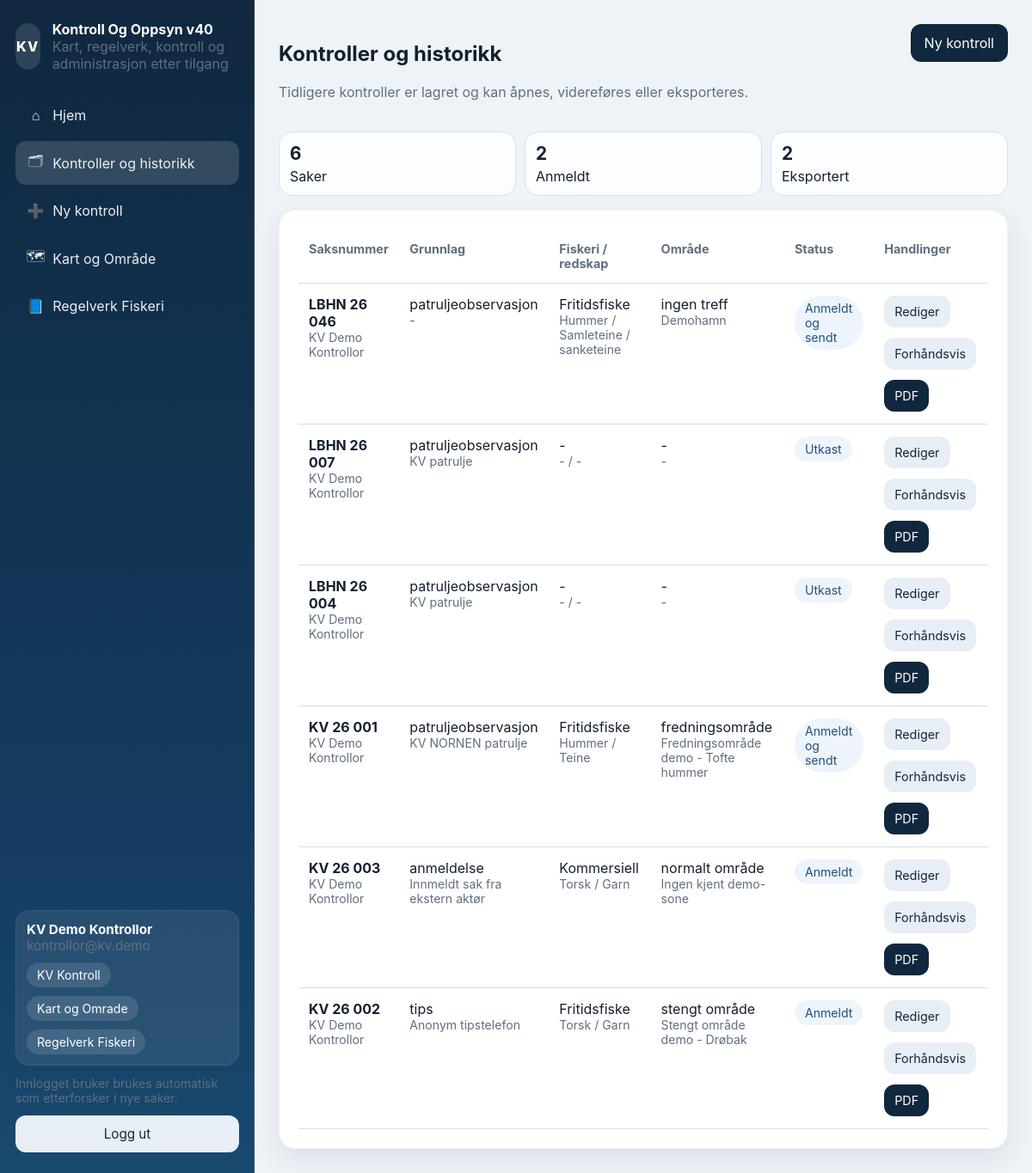
The app's page /kontroller (signed in) with its own data.
### tables this page shows
CREATE TABLE users (
                id INTEGER PRIMARY KEY AUTOINCREMENT,
                email TEXT NOT NULL UNIQUE,
                full_name TEXT NOT NULL,
                password_hash TEXT NOT NULL,
                role TEXT NOT NULL CHECK (role IN ('admin', 'investigator')),
                last_complainant_name TEXT,
                last_witness_name TEXT,
                active INTEGER NOT NULL DEFAULT 1,
                created_at TEXT NOT NULL,
                updated_at TEXT NOT NULL
            , case_prefix TEXT, address TEXT, phone TEXT, vessel_affiliation TEXT, permissions_json TEXT NOT NULL DEFAULT '[]');

CREATE TABLE cases (
                id INTEGER PRIMARY KEY AUTOINCREMENT,
                case_number TEXT NOT NULL UNIQUE,
                created_by INTEGER NOT NULL REFERENCES users(id) ON DELETE RESTRICT,
                investigator_name TEXT NOT NULL,
                complainant_name TEXT,
                witness_name TEXT,
                case_basis TEXT NOT NULL DEFAULT 'patruljeobservasjon',
                basis_source_name TEXT,
                basis_details TEXT,
                control_type TEXT,
                fishery_type TEXT,
                species TEXT,
                gear_type TEXT,
                start_time TEXT,
                end_time TEXT,
                location_name TEXT,
                latitude REAL,
                longitude REAL,
                area_status TEXT,
                area_name TEXT,
                suspect_name TEXT,
                suspect_phone TEXT,
                suspect_birthdate TEXT,
                suspect_address TEXT,
                suspect_post_place TEXT,
                lookup_text TEXT,
                vessel_name TEXT,
                vessel_reg TEXT,
                radio_call_sign TEXT,
                notes TEXT,
                hearing_text TEXT,
                seizure_notes TEXT,
                summary TEXT,
                findings_json TEXT NOT NULL DEFAULT '[]',
                source_snapshot_json TEXT NOT NULL DEFAULT '[]',
                crew_json TEXT NOT NULL DEFAULT '[]',
                external_actors_json TEXT NOT NULL DEFAULT '[]',
                hummer_participant_no TEXT,
                hummer_last_registered TEXT,
                observed_gear_count INTEGER,
                complaint_override TEXT,
                own_report_override TEXT,
                interview_report_override TEXT,
                seizure_report_override TEXT,
                interview_sessions_json TEXT NOT NULL DEFAULT '[]',
                complainant_signature TEXT,
                witness_signature TEXT,
                investigator_signature TEXT,
                suspect_signature TEXT,
                status TEXT NOT NULL DEFAULT 'Utkast',
                last_generated_pdf TEXT,
                last_previewed_at TEXT,
                created_at TEXT NOT NULL,
                updated_at TEXT NOT NULL
            , deleted_at TEXT, deleted_by INTEGER);

### app/routers/pages.py (the view)
@router.get('/kontroller', response_class=HTMLResponse)
def controls_overview(request: Request, status_filter: str = 'all'):
    user = require_permission(request, 'kv_kontroll', detail='Brukeren har ikke tilgang til KV Kontroll.')
    cases = db.list_cases(user, status_filter=status_filter)
    counts = db.case_counts(user)
    return render_template(request, 'controls_overview.html', cases=cases, counts=counts, status_filter=status_filter)

### app/templates/controls_overview.html (shortened to what this page needs)
{% extends 'base.html' %}
{% block content %}
<section class="page-header">
  <div>
    <h1>Kontroller og historikk</h1>
    <p class="muted">Tidligere kontroller er lagret og kan åpnes, videreføres eller eksporteres.</p>
  </div>
  <div class="actions-row wrap">
    <a class="btn btn-primary" href="/cases/new">Ny kontroll</a>
  </div>
</section>
<section class="compact-stats margin-bottom-m">
  <div class="stat-card-inline"><strong>{{ counts.total }}</strong><span>Saker</span></div>
  <div class="stat-card-inline"><strong>{{ counts.ready }}</strong><span>Anmeldt</span></div>
  <div class="stat-card-inline"><strong>{{ counts.exported }}</strong><span>Eksportert</span></div>
</section>
<section class="card">
  <div class="table-wrap">
    <table class="data-table">
      <thead>
        <tr>
          <th>Saksnummer</th>
          <th>Grunnlag</th>
          <th>Fiskeri / redskap</th>
          <th>Område</th>
          <th>Status</th>
          <th>Handlinger</th>
        </tr>
      </thead>
      <tbody>
        {% for case in cases %}
        <tr>
          <td><strong>{{ case.case_number }}</strong><div class="muted small">{{ case.created_by_name }}</div></td>
          <td>{{ case.case_basis or '-' }}<div class="muted small">{{ case.basis_source_name or '-' }}</div></td>
          <td>{{ case.control_type or '-' }}<div class="muted small">{{ case.species or case.fishery_type or '-' }} / {{ case.gear_type or '-' }}</div></td>
          <td>{{ case.area_status or '-' }}<div class="muted small">{{ case.area_name or case.location_name or '-' }}</div></td>
          <td><span class="pill">{{ case.status }}</span></td>
          <td>
            <div class="actions-row wrap compact-actions">
              <a class="btn btn-secondary btn-small" href="/cases/{{ case.id }}/edit">Rediger</a>
              <a class="btn btn-secondary btn-small" href="/cases/{{ case.id }}/preview">Forhåndsvis</a>
              <a class="btn btn-primary btn-small" href="/cases/{{ case.id }}/pdf">PDF</a>
            </div>
          </td>
        </tr>
        {% endfor %}
      </tbody>
    </table>
  </div>
</section>
{% endblock %}

### app/templates/base.html (shortened to what this page needs)
<!DOCTYPE html>
<html lang="no">
<head>
  <link rel="stylesheet" href="https://unpkg.com/leaflet@1.9.4/dist/leaflet.css" />
  <link rel="stylesheet" href="/static/styles.css" />
</head>
<body>
  <div class="app-shell">
    {% if current_user %}
    <aside class="sidebar">
      <div>
        <div class="brand">
          <div class="brand-badge">KV</div>
          <div>
            <strong>Kontroll Og Oppsyn {{ app_version }}</strong>
            <div class="muted sidebar-subtitle">Kart, regelverk, kontroll og administrasjon etter tilgang</div>
          </div>
        </div>
        <nav class="nav">
          {% for link in nav_links %}
          <a href="{{ link.href }}" class="nav-link {% if request.url.path == link.href or request.url.path.startswith(link.href ~ '/') %}active{% endif %}"><span class="nav-link-icon" aria-hidden="true">{{ link.icon }}</span><span>{{ link.label }}</span></a>
          {% endfor %}
        </nav>
      </div>
      <div class="sidebar-footer">
        <div class="sidebar-user-card">
          <div><strong>{{ current_user.full_name }}</strong></div>
          <div class="muted">{{ current_user.email }}</div>
          <div class="permission-chip-list margin-top-s">
            {% for permission in current_permissions %}
            <span class="pill pill-invert">{{ permission_labels[permission] }}</span>
            {% endfor %}
          </div>
        </div>
        {% if 'kv_kontroll' in current_permissions %}
        <div class="sidebar-note small muted">
          Innlogget bruker brukes automatisk som etterforsker i nye saker.
        </div>
        {% else %}
        <div class="sidebar-note small muted">
          Denne brukeren ser bare modulene som er gitt i adminoppsettet.
        </div>
        {% endif %}
        <form method="post" action="/logout">
          <button class="btn btn-secondary btn-full" type="submit">Logg ut</button>
        </form>
      </div>
    </aside>
    {% endif %}
    <main class="main {% if not current_user %}main-logged-out{% endif %}">
      {% block content %}{% endblock %}
    </main>
  </div>
</body>
</html>

### app/static/styles.css (style rules this page uses)
:root { --bg: #eef3f8; --card: #ffffff; --text: #12202f; --muted: #5f6f81; --line: #d5dfeb; --primary: #10273d; --primary-2: #24527b; --danger: #ab2c2c; --success: #0e6e46; --shadow: 0 12px 30px rgba(15, 39, 64, 0.09); --radius: 20px; }
* { box-sizing: border-box; }
html, body { margin: 0; padding: 0; font-family: Inter, ui-sans-serif, system-ui, -apple-system, BlinkMacSystemFont, 'Segoe UI', sans-serif; color: var(--text); background: var(--bg); }
a { color: inherit; text-decoration: none; }
body { min-height: 100vh; }
input, select, textarea, button { font: inherit; }
button { cursor: pointer; }
.app-shell { display: flex; min-height: 100vh; }
.sidebar { width: 296px; background: linear-gradient(180deg, #10283f, #143c60 72%, #18496f 100%); color: #fff; padding: 24px 18px; display: flex; flex-direction: column; justify-content: space-between; box-shadow: inset -1px 0 0 rgba(255,255,255,0.06); }
.brand { display: flex; align-items: center; gap: 14px; }
.brand-badge { width: 54px; height: 54px; border-radius: 16px; background: rgba(255,255,255,0.12); display: grid; place-items: center; font-weight: 800; letter-spacing: 0.08em; }
.nav { display: grid; gap: 8px; margin-top: 28px; }
.nav-link { padding: 12px 14px; border-radius: 12px; color: rgba(255,255,255,0.92); display: flex; align-items: center; gap: 10px; }
.sidebar-footer { display: grid; gap: 12px; font-size: 0.95rem; }
.main { flex: 1; padding: 28px; }
.page-header { display: flex; justify-content: space-between; align-items: start; gap: 16px; margin-bottom: 20px; }
.actions-row { display: flex; gap: 12px; align-items: center; }
.actions-row.wrap { flex-wrap: wrap; }
.card { background: var(--card); border-radius: var(--radius); box-shadow: var(--shadow); padding: 22px; border: 1px solid rgba(15, 39, 64, 0.06); }
.muted { color: var(--muted); }
.small { font-size: 0.88rem; }
.pill { display: inline-flex; align-items: center; gap: 8px; padding: 6px 12px; border-radius: 999px; background: #eef4fb; color: var(--primary-2); font-size: 0.88rem; }
.btn { border: none; border-radius: 12px; padding: 12px 16px; display: inline-flex; align-items: center; justify-content: center; gap: 8px; }
.btn-primary { background: var(--primary); color: #fff; }
.btn-secondary { background: #e8eef6; color: var(--primary); }
.btn-small { padding: 10px 12px; font-size: 0.9rem; }
.btn-full { width: 100%; }
.table-wrap { overflow-x: auto; }
.data-table { width: 100%; border-collapse: collapse; }
.data-table th, .data-table td { padding: 14px 12px; border-bottom: 1px solid var(--line); vertical-align: top; text-align: left; }
.data-table thead th { color: var(--muted); font-size: 0.9rem; font-weight: 700; }
.margin-top-s { margin-top: 10px; }
.margin-bottom-m { margin-bottom: 16px; }
.nav-link.active { background: rgba(255,255,255,0.14); }
.nav-link-icon { width: 1.2rem; display: inline-flex; justify-content: center; align-items: center; font-size: 1rem; flex: 0 0 1.2rem; }
.compact-stats { display: grid; grid-template-columns: repeat(3, minmax(0, 1fr)); gap: 10px; }
.stat-card-inline { background: #fbfdff; border: 1px solid var(--line); border-radius: 16px; padding: 12px; display: grid; gap: 4px; }
.stat-card-inline strong { font-size: 1.3rem; }
.sidebar-user-card { background: rgba(255,255,255,0.08); border: 1px solid rgba(255,255,255,0.08); border-radius: 16px; padding: 12px; }
.pill-invert { background: rgba(255,255,255,0.12); color: #fff; }
.permission-options, .permission-chip-list { display: flex; flex-wrap: wrap; gap: 10px; }

### records on screen
users: full_name "KV Demo Kontrollor", email "kontrollor@kv.demo"
cases: case_number "LBHN 26 046", created_by_name "KV Demo Kontrollor", case_basis "patruljeobservasjon", basis_source_name "-", control_type "Fritidsfiske", species "Hummer", gear_type "Samleteine / sanketeine", area_status "ingen treff", location_name "Demohamn", status "Anmeldt og sendt"
cases: case_number "LBHN 26 007", created_by_name "KV Demo Kontrollor", case_basis "patruljeobservasjon", basis_source_name "KV patrulje", control_type "-", species "-", gear_type "-", area_status "-", area_name "-", status "Utkast"
cases: case_number "LBHN 26 004", created_by_name "KV Demo Kontrollor", case_basis "patruljeobservasjon", basis_source_name "KV patrulje", control_type "-", species "-", gear_type "-", area_status "-", area_name "-", status "Utkast"
cases: case_number "KV 26 001", created_by_name "KV Demo Kontrollor", case_basis "patruljeobservasjon", basis_source_name "KV NORNEN patrulje", control_type "Fritidsfiske", species "Hummer", gear_type "Teine", area_status "fredningsområde", area_name "Fredningsområde demo - Tofte hummer", status "Anmeldt og sendt"
cases: case_number "KV 26 003", created_by_name "KV Demo Kontrollor", case_basis "anmeldelse", basis_source_name "Innmeldt sak fra ekstern aktør", control_type "Kommersiell", species "Torsk", gear_type "Garn", area_status "normalt område", area_name "Ingen kjent demo-sone", status "Anmeldt"
cases: case_number "KV 26 002", created_by_name "KV Demo Kontrollor", case_basis "tips", basis_source_name "Anonym tipstelefon", control_type "Fritidsfiske", species "Torsk", gear_type "Garn", area_status "stengt område", area_name "Stengt område demo - Drøbak", status "Anmeldt"

### other values on screen
{{ app_version }} "v40"
{{ link.icon }} "⌂" "🗂" "➕" "🗺" "📘"
{{ link.label }} "Hjem" "Kontroller og historikk" "Ny kontroll" "Kart og Område" "Regelverk Fiskeri"
{{ permission_labels[permission] }} "KV Kontroll" "Kart og Omrade" "Regelverk Fiskeri"
{{ counts.total }} "6"
{{ counts.ready }} "2"
{{ counts.exported }} "2"
